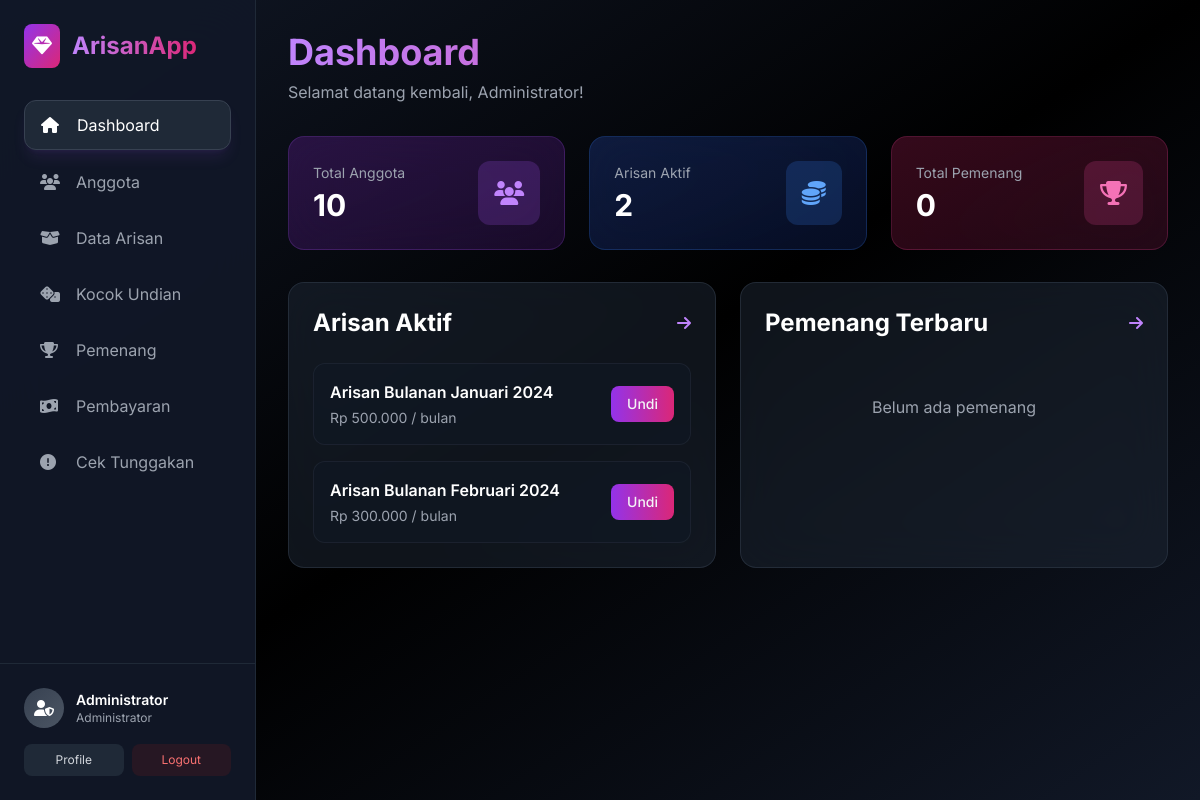
The app's page /index.php (signed in) with its own data.
### tables this page shows
CREATE TABLE IF NOT EXISTS arisan_periods (
    id INT AUTO_INCREMENT PRIMARY KEY,
    period_name VARCHAR(100) NOT NULL,
    amount DECIMAL(15,2) NOT NULL,
    duration_months INT NOT NULL,
    status ENUM('active', 'completed', 'inactive') DEFAULT 'active',
    created_at TIMESTAMP DEFAULT CURRENT_TIMESTAMP,
    updated_at TIMESTAMP DEFAULT CURRENT_TIMESTAMP ON UPDATE CURRENT_TIMESTAMP,
    INDEX idx_status (status)
);

### index.php (the view, shortened to what this page needs)
<?php
$db = new Database();
$conn = $db->getConnection();
$stmt = $conn->query("SELECT COUNT(*) as total FROM members WHERE status = 'active'");
$totalMembers = $stmt->fetch(PDO::FETCH_ASSOC)['total'];
$stmt = $conn->query("SELECT COUNT(*) as total FROM arisan_periods WHERE status = 'active'");
$activeArisan = $stmt->fetch(PDO::FETCH_ASSOC)['total'];
$stmt = $conn->query("SELECT w.*, m.name as member_name, a.period_name
                      FROM winners w
                      JOIN members m ON w.member_id = m.id
                      JOIN arisan_periods a ON w.arisan_id = a.id
                      ORDER BY w.draw_date DESC LIMIT 5");
$recentWinners = $stmt->fetchAll(PDO::FETCH_ASSOC);
$stmt = $conn->query("SELECT * FROM arisan_periods WHERE status = 'active' ORDER BY created_at DESC");
$activeArisanList = $stmt->fetchAll(PDO::FETCH_ASSOC);
?>
<!DOCTYPE html>
<html lang="id">
<head>
    <script src="https://cdn.tailwindcss.com"></script>
    <link rel="stylesheet" href="https://cdnjs.cloudflare.com/ajax/libs/font-awesome/6.4.0/css/all.min.css">
    <link rel="stylesheet" href="assets/css/style.css">
</head>
<body class="bg-gradient-to-br from-gray-900 via-black to-gray-900 text-gray-100 min-h-screen font-['Inter']">
    <?php include 'includes/sidebar.php'; ?>
    <div class="md:ml-64 p-4 md:p-8 pt-20 md:pt-8">
        <div class="mb-8">
            <h1 class="text-3xl md:text-4xl font-bold bg-gradient-to-r from-purple-400 to-pink-600 bg-clip-text text-transparent mb-2">
            </h1>
            <p class="text-gray-400">Selamat datang kembali, <?php echo htmlspecialchars($_SESSION['admin_name']); ?>!</p>
        </div>
        <div class="grid grid-cols-1 md:grid-cols-3 gap-6 mb-8">
            <div class="bg-gradient-to-br from-purple-900/40 to-purple-800/20 backdrop-blur-xl rounded-2xl p-6 border border-purple-500/20 hover:border-purple-500/40 transition-all duration-300 hover:shadow-lg hover:shadow-purple-500/20 hover:-translate-y-1">
                <div class="flex items-center justify-between">
                    <div>
                        <p class="text-gray-400 text-sm mb-1">Total Anggota</p>
                        <h3 class="text-3xl font-bold text-white"><?php echo $totalMembers; ?></h3>
                    </div>
                    <div class="bg-purple-500/20 p-4 rounded-xl">
                        <i class="fas fa-users text-purple-400 text-2xl"></i>
                    </div>
                </div>
            </div>
            <div class="bg-gradient-to-br from-blue-900/40 to-blue-800/20 backdrop-blur-xl rounded-2xl p-6 border border-blue-500/20 hover:border-blue-500/40 transition-all duration-300 hover:shadow-lg hover:shadow-blue-500/20 hover:-translate-y-1">
                <div class="flex items-center justify-between">
                    <div>
                        <p class="text-gray-400 text-sm mb-1">Arisan Aktif</p>
                        <h3 class="text-3xl font-bold text-white"><?php echo $activeArisan; ?></h3>
                    </div>
                    <div class="bg-blue-500/20 p-4 rounded-xl">
                        <i class="fas fa-coins text-blue-400 text-2xl"></i>
                    </div>
                </div>
            </div>
            <div class="bg-gradient-to-br from-pink-900/40 to-pink-800/20 backdrop-blur-xl rounded-2xl p-6 border border-pink-500/20 hover:border-pink-500/40 transition-all duration-300 hover:shadow-lg hover:shadow-pink-500/20 hover:-translate-y-1">
                <div class="flex items-center justify-between">
                    <div>
                        <p class="text-gray-400 text-sm mb-1">Total Pemenang</p>
                        <h3 class="text-3xl font-bold text-white"><?php echo count($recentWinners); ?></h3>
                    </div>
                    <div class="bg-pink-500/20 p-4 rounded-xl">
                        <i class="fas fa-trophy text-pink-400 text-2xl"></i>
                    </div>
                </div>
            </div>
        </div>
        <div class="grid grid-cols-1 lg:grid-cols-2 gap-6">
            <div class="bg-gray-800/50 backdrop-blur-xl rounded-2xl p-6 border border-gray-700/50">
                <div class="flex items-center justify-between mb-6">
                    <h2 class="text-2xl font-bold text-white">Arisan Aktif</h2>
                    <a href="arisan.php" class="text-purple-400 hover:text-purple-300 transition-colors">
                        <i class="fas fa-arrow-right"></i>
                    </a>
                </div>
                <div class="space-y-4">
                    <?php if (empty($activeArisanList)): ?>
                        <p class="text-gray-400 text-center py-8">Belum ada arisan aktif</p>
                    <?php else: ?>
                        <?php foreach ($activeArisanList as $arisan): ?>
                            <div class="bg-gray-900/50 rounded-xl p-4 border border-gray-700/30 hover:border-purple-500/30 transition-all">
                                <div class="flex items-center justify-between">
                                    <div>
                                        <h3 class="font-semibold text-white mb-1"><?php echo htmlspecialchars($arisan['period_name']); ?></h3>
                                        <p class="text-sm text-gray-400">Rp <?php echo number_format($arisan['amount'], 0, ',', '.'); ?> / bulan</p>
                                    </div>
                                    <a href="draw.php?id=<?php echo $arisan['id']; ?>" class="bg-gradient-to-r from-purple-600 to-pink-600 hover:from-purple-700 hover:to-pink-700 px-4 py-2 rounded-lg text-sm font-medium transition-all">
                                        Undi
                                    </a>
                                </div>
                            </div>
                        <?php endforeach; ?>
                    <?php endif; ?>
                </div>
            </div>
            <div class="bg-gray-800/50 backdrop-blur-xl rounded-2xl p-6 border border-gray-700/50">
                <div class="flex items-center justify-between mb-6">
                    <h2 class="text-2xl font-bold text-white">Pemenang Terbaru</h2>
                    <a href="winners.php" class="text-purple-400 hover:text-purple-300 transition-colors">
                        <i class="fas fa-arrow-right"></i>
                    </a>
                </div>
                <div class="space-y-4">
                    <?php if (empty($recentWinners)): ?>
                        <p class="text-gray-400 text-center py-8">Belum ada pemenang</p>
                    <?php endif; ?>
                </div>
            </div>
        </div>
    </div>
</body>
</html>

### records on screen
arisan_periods: period_name "Arisan Bulanan Januari 2024", amount "500.000"
arisan_periods: period_name "Arisan Bulanan Februari 2024", amount "300.000"

### other values on screen
$_SESSION['admin_name'] "Administrator"
$totalMembers "10"
$activeArisan "2"
count($recentWinners) "0"
